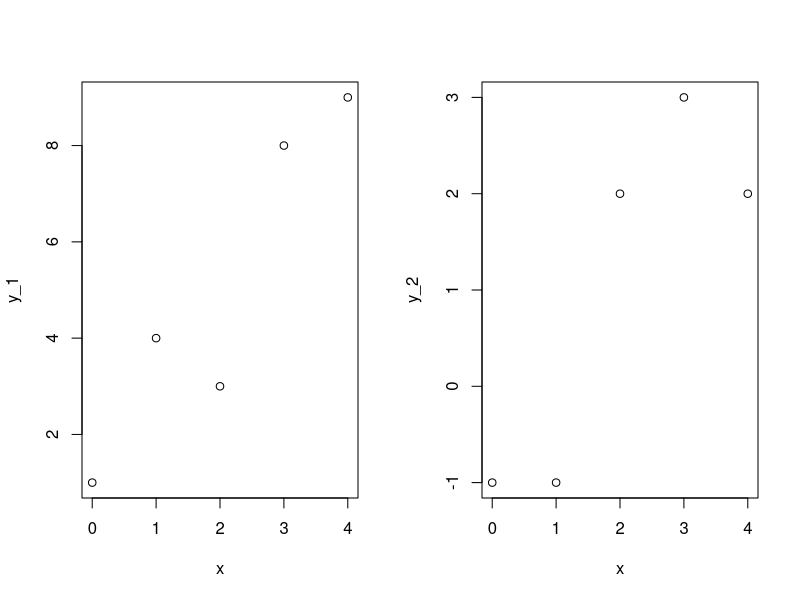
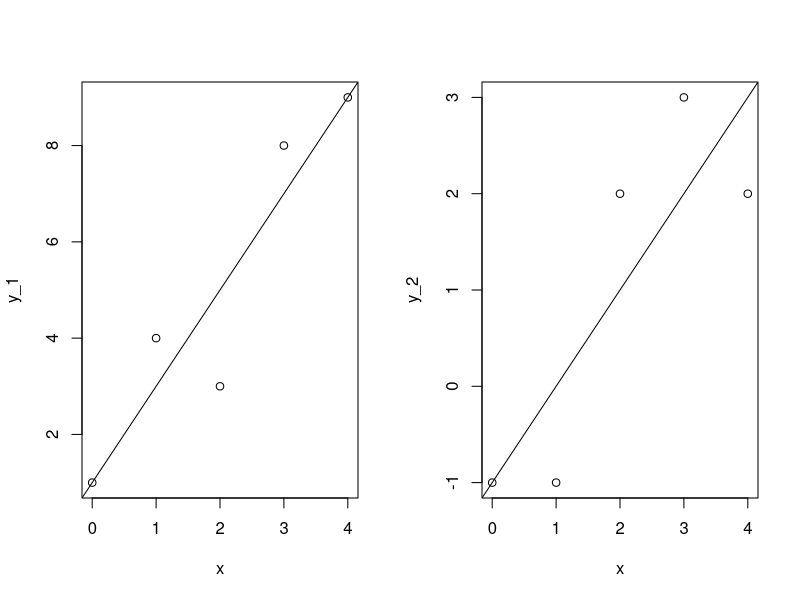

The R script that drew these images, in order:
####
#### Toy example.
####

y_1 <- c(1, 4, 3, 8, 9)
y_2 <- c(-1, -1, 2, 3, 2)
x <- 0:4

## Scatterplots.
par(mfrow = c(1, 2))
plot(x, y_1)
plot(x, y_2)

## Univariate regressions.
fit_univ_1 <- lm(y_1 ~ 1 + x)
fit_univ_2 <- lm(y_2 ~ 1 + x)
summary(fit_univ_1)
summary(fit_univ_2)

plot(x, y_1)
abline(fit_univ_1)
plot(x, y_2)
abline(fit_univ_2)

## Multivariate regression.
fit_mult <- lm(cbind(y_1, y_2) ~ 1 + x)
summary(fit_mult)